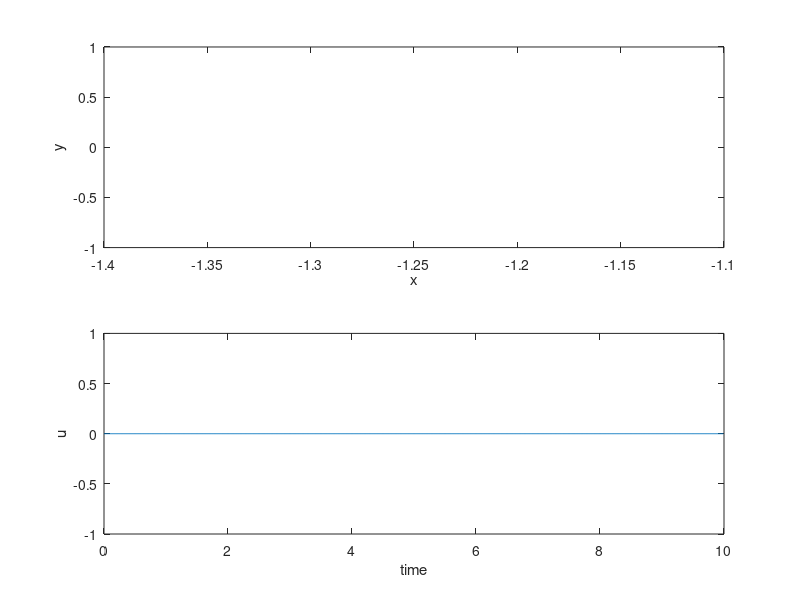

The MATLAB script that drew this image:
% Problem 1: Model Predictive Control (MPC)
close all;
clear
clc

% Ssystem Dynamics
AFun =  [0, 0.310625; 0, 0];
BFun =  [0; 1];
dt = 0.01;
tSpan = 0 : dt : 10;
x0 = [-1.25; 0];
x0_nominal = [-1; 0];
u_nominal = @(t) -0.3175 * sin(pi*t/10 - pi/2);

% MPC
% 1.1 Euler Discretization
A = eye(2) + dt * AFun;
B = dt * BFun;

% 1.2 Decision Variables
Ndec = double(2*11 + 1*10);

% 1.3 Equality Constraints
PredHorizon = 10;
Aeq = zeros(2*(PredHorizon+1), 2*(PredHorizon+1) + PredHorizon);
beq = zeros(2*(PredHorizon+1), 1);

Aeq(1:2, 1:2) = eye(2); 
beq(1:2) = x0 - x0_nominal;

for i = 1:PredHorizon
    Aeq((i*2+1):((i+1)*2), (i*2+1):((i+1)*2)) = -eye(2);
    Aeq((i*2+1):((i+1)*2), ((i-1)*2+1):(i*2)) = A;
    Aeq((i*2+1):((i+1)*2), ((i-1)+(PredHorizon+1)*2+1):(i+(PredHorizon+1)*2)) = B;
end

% 1.4 Inequality Constraints
Aineq = [eye(32); -eye(32)];
bineq = [0.5*ones(22,1); (10-0.3175)*ones(10,1); 0.5*ones(22,1); (10+0.3175)*ones(10,1)];

% 1.5 Generating a Solution
Q = [100, 0; 0, 100];
R = 0;

x = zeros(length(tSpan), 2);
u = zeros(length(tSpan) - 1 , 1); % don't have input at the last time step.

% Definethe cost function
H = zeros(2*(PredHorizon+1) + PredHorizon);
c = zeros(2*(PredHorizon+1) + PredHorizon, 1);
for i = PredHorizon+1
    H(((i-1)*2 + 1):(i*2), ((i-1)*2 + 1):(i*2)) = Q;
end
for i = 1:PredHorizon 
    H((i-1 + 2*(PredHorizon+1) + 1):(i + 2*(PredHorizon+1)), (i-1 + 2*(PredHorizon+1) + 1):(i + 2*(PredHorizon+1))) = R;
end

initial_state = x0' - x0_nominal';
x(1,:) = initial_state;

% Define the equality constraints corresponding to Euler integration 
% one for the initial condition and one for each time step
% until the next to last time step since the dynamics are time-varying we
% will have to build this right before we solve the QP
for j = 0:(length(tSpan)-2)

    beq(1:2) = initial_state';
    %bineq(23:32) = (10 - u_nominal(dt*j)) * ones(10,1);
    %bineq(55:64) = (10 + u_nominal(dt*j)) * ones(10,1);
  
    solDV = quadprog( H, c, Aineq, bineq, Aeq, beq );
    
    %x(j+2, :) = solDV(3:4);
    u(j+1) = solDV(23);
    x(j+2,:) = A*x(j+1,:)' + B*u(j+1);
    initial_state = x(j+2,:);
    
end

for i = 1:size(x,1)
    x(i,1) = x(i,1) + x0_nominal(1);
end


% Plots (optional)
figure; 
subplot(211)
plot(x(:,1), x(:,2)); xlabel('x'); ylabel('y');
subplot(212)
plot(tSpan(1:end-1), u); xlabel('time'); ylabel('u');

% To pass 1.3 & 1.4
Aeq(1:2, 1:2) = eye(2); 
beq(1:2) = x0 - x0_nominal;
Aineq = [eye(32); -eye(32)];
bineq = [0.5*ones(22,1); (10-0.3175)*ones(10,1); 0.5*ones(22,1); (10+0.3175)*ones(10,1)];